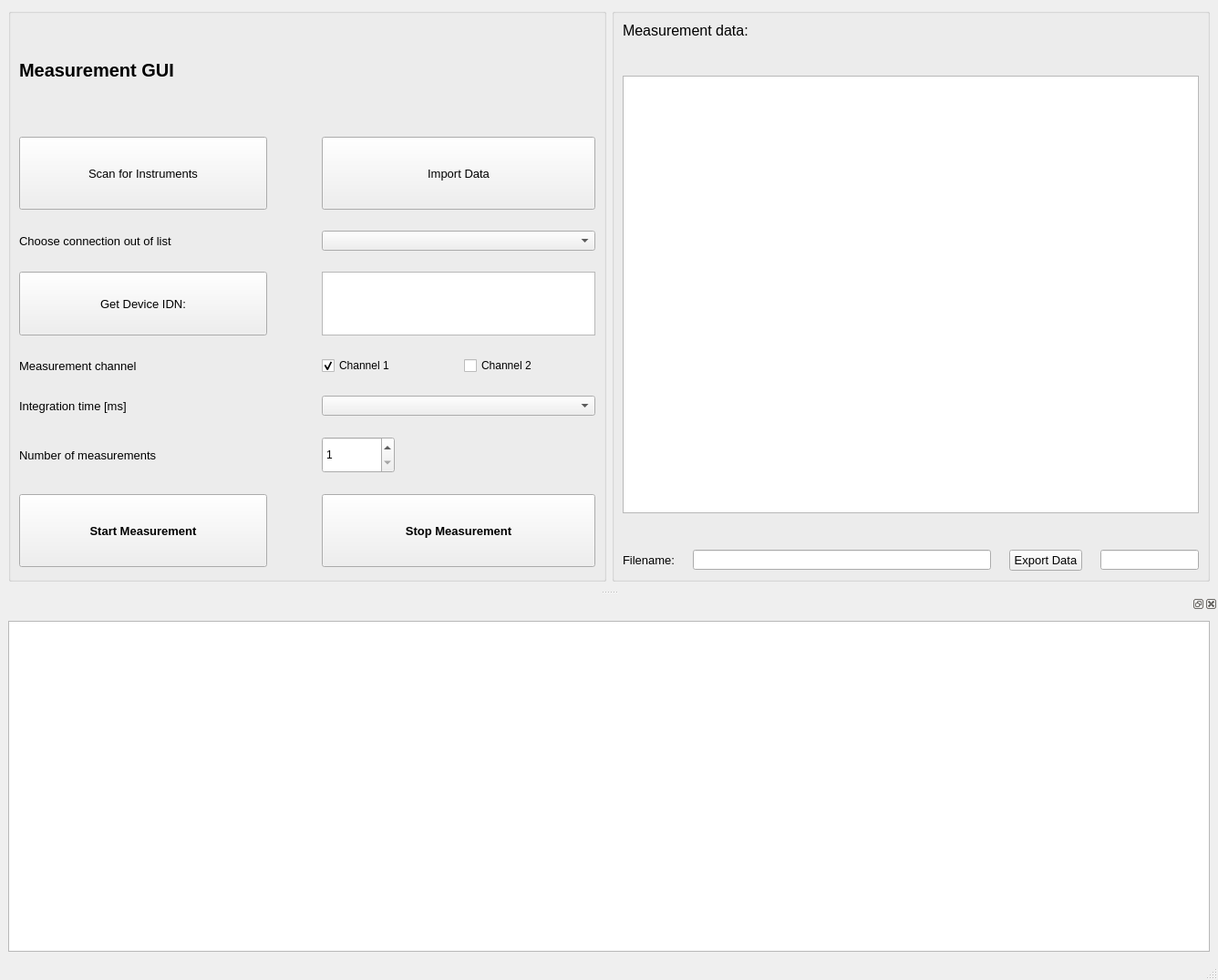
<?xml version="1.0" encoding="UTF-8"?>
<ui version="4.0">
 <class>MainWindow</class>
 <widget class="QMainWindow" name="MainWindow">
  <property name="geometry">
   <rect>
    <x>0</x>
    <y>0</y>
    <width>1336</width>
    <height>1075</height>
   </rect>
  </property>
  <property name="windowTitle">
   <string>MainWindow</string>
  </property>
  <widget class="QWidget" name="centralwidget">
   <layout class="QGridLayout" name="gridLayout_6">
    <item row="0" column="0">
     <widget class="QGroupBox" name="groupBox">
      <property name="title">
       <string/>
      </property>
      <property name="flat">
       <bool>false</bool>
      </property>
      <layout class="QGridLayout" name="gridLayout_2" rowstretch="0,1,0,0,0,0,0,1">
       <property name="horizontalSpacing">
        <number>60</number>
       </property>
       <property name="verticalSpacing">
        <number>20</number>
       </property>
       <item row="0" column="0">
        <widget class="QLabel" name="label">
         <property name="minimumSize">
          <size>
           <width>0</width>
           <height>80</height>
          </size>
         </property>
         <property name="maximumSize">
          <size>
           <width>300</width>
           <height>100</height>
          </size>
         </property>
         <property name="font">
          <font>
           <pointsize>15</pointsize>
           <weight>75</weight>
           <bold>true</bold>
          </font>
         </property>
         <property name="text">
          <string>Measurement GUI</string>
         </property>
        </widget>
       </item>
       <item row="1" column="0">
        <widget class="QPushButton" name="scan_instruments_button">
         <property name="maximumSize">
          <size>
           <width>300</width>
           <height>80</height>
          </size>
         </property>
         <property name="font">
          <font>
           <pointsize>10</pointsize>
           <weight>50</weight>
           <bold>false</bold>
          </font>
         </property>
         <property name="text">
          <string>Scan for Instruments</string>
         </property>
        </widget>
       </item>
       <item row="1" column="1">
        <widget class="QPushButton" name="import_data_button">
         <property name="maximumSize">
          <size>
           <width>300</width>
           <height>80</height>
          </size>
         </property>
         <property name="font">
          <font>
           <pointsize>10</pointsize>
           <weight>50</weight>
           <bold>false</bold>
          </font>
         </property>
         <property name="text">
          <string>Import Data</string>
         </property>
        </widget>
       </item>
       <item row="2" column="0">
        <widget class="QLabel" name="label_2">
         <property name="font">
          <font>
           <pointsize>10</pointsize>
          </font>
         </property>
         <property name="text">
          <string>Choose connection out of list</string>
         </property>
        </widget>
       </item>
       <item row="2" column="1">
        <widget class="QComboBox" name="instruments_comboBox">
         <property name="maximumSize">
          <size>
           <width>300</width>
           <height>16777215</height>
          </size>
         </property>
         <property name="insertPolicy">
          <enum>QComboBox::InsertAtBottom</enum>
         </property>
        </widget>
       </item>
       <item row="3" column="0">
        <widget class="QPushButton" name="idn_button">
         <property name="maximumSize">
          <size>
           <width>300</width>
           <height>80</height>
          </size>
         </property>
         <property name="font">
          <font>
           <pointsize>10</pointsize>
          </font>
         </property>
         <property name="text">
          <string>Get Device IDN:</string>
         </property>
        </widget>
       </item>
       <item row="3" column="1">
        <widget class="QTextEdit" name="idn_textBox">
         <property name="minimumSize">
          <size>
           <width>211</width>
           <height>40</height>
          </size>
         </property>
         <property name="maximumSize">
          <size>
           <width>300</width>
           <height>70</height>
          </size>
         </property>
        </widget>
       </item>
       <item row="4" column="0">
        <widget class="QLabel" name="label_3">
         <property name="font">
          <font>
           <pointsize>10</pointsize>
          </font>
         </property>
         <property name="text">
          <string>Measurement channel</string>
         </property>
        </widget>
       </item>
       <item row="4" column="1">
        <layout class="QGridLayout" name="gridLayout_5">
         <property name="sizeConstraint">
          <enum>QLayout::SetMaximumSize</enum>
         </property>
         <property name="spacing">
          <number>12</number>
         </property>
         <item row="0" column="1">
          <widget class="QCheckBox" name="channel_2_checkBox">
           <property name="text">
            <string>Channel 2</string>
           </property>
          </widget>
         </item>
         <item row="0" column="0">
          <widget class="QCheckBox" name="channel_1_checkBox">
           <property name="text">
            <string>Channel 1</string>
           </property>
           <property name="checked">
            <bool>true</bool>
           </property>
          </widget>
         </item>
        </layout>
       </item>
       <item row="5" column="0">
        <widget class="QLabel" name="label_4">
         <property name="font">
          <font>
           <pointsize>10</pointsize>
          </font>
         </property>
         <property name="text">
          <string>Integration time [ms]</string>
         </property>
        </widget>
       </item>
       <item row="5" column="1">
        <widget class="QComboBox" name="integration_time_comboBox">
         <property name="maximumSize">
          <size>
           <width>300</width>
           <height>16777215</height>
          </size>
         </property>
         <property name="currentIndex">
          <number>-1</number>
         </property>
        </widget>
       </item>
       <item row="6" column="0">
        <widget class="QLabel" name="label_5">
         <property name="font">
          <font>
           <pointsize>10</pointsize>
          </font>
         </property>
         <property name="text">
          <string>Number of measurements</string>
         </property>
        </widget>
       </item>
       <item row="6" column="1">
        <widget class="QSpinBox" name="nr_of_measurements_spinBox">
         <property name="maximumSize">
          <size>
           <width>80</width>
           <height>40</height>
          </size>
         </property>
         <property name="minimum">
          <number>1</number>
         </property>
         <property name="maximum">
          <number>10000</number>
         </property>
        </widget>
       </item>
       <item row="7" column="0">
        <widget class="QPushButton" name="start_measurement_button">
         <property name="maximumSize">
          <size>
           <width>300</width>
           <height>80</height>
          </size>
         </property>
         <property name="font">
          <font>
           <pointsize>10</pointsize>
           <weight>75</weight>
           <bold>true</bold>
          </font>
         </property>
         <property name="text">
          <string>Start Measurement</string>
         </property>
        </widget>
       </item>
       <item row="7" column="1">
        <widget class="QPushButton" name="stop_measurement_button">
         <property name="maximumSize">
          <size>
           <width>300</width>
           <height>80</height>
          </size>
         </property>
         <property name="font">
          <font>
           <pointsize>10</pointsize>
           <weight>75</weight>
           <bold>true</bold>
          </font>
         </property>
         <property name="text">
          <string>Stop Measurement</string>
         </property>
        </widget>
       </item>
      </layout>
     </widget>
    </item>
    <item row="0" column="1">
     <widget class="QGroupBox" name="groupBox_2">
      <property name="title">
       <string/>
      </property>
      <layout class="QGridLayout" name="gridLayout_4" rowstretch="0,1,0">
       <property name="horizontalSpacing">
        <number>20</number>
       </property>
       <property name="verticalSpacing">
        <number>40</number>
       </property>
       <item row="0" column="0">
        <widget class="QLabel" name="label_6">
         <property name="font">
          <font>
           <pointsize>12</pointsize>
          </font>
         </property>
         <property name="text">
          <string>Measurement data:</string>
         </property>
        </widget>
       </item>
       <item row="1" column="0">
        <widget class="QTableWidget" name="measurement_data_table">
         <property name="sizePolicy">
          <sizepolicy hsizetype="Expanding" vsizetype="Expanding">
           <horstretch>0</horstretch>
           <verstretch>0</verstretch>
          </sizepolicy>
         </property>
         <property name="minimumSize">
          <size>
           <width>517</width>
           <height>300</height>
          </size>
         </property>
         <property name="alternatingRowColors">
          <bool>true</bool>
         </property>
         <property name="showGrid">
          <bool>false</bool>
         </property>
         <attribute name="horizontalHeaderVisible">
          <bool>false</bool>
         </attribute>
        </widget>
       </item>
       <item row="2" column="0">
        <layout class="QGridLayout" name="gridLayout_3">
         <property name="spacing">
          <number>20</number>
         </property>
         <item row="0" column="0">
          <widget class="QLabel" name="label_7">
           <property name="font">
            <font>
             <pointsize>10</pointsize>
            </font>
           </property>
           <property name="text">
            <string>Filename:</string>
           </property>
          </widget>
         </item>
         <item row="0" column="1">
          <widget class="QLineEdit" name="filename_lineEdit"/>
         </item>
         <item row="0" column="2">
          <widget class="QPushButton" name="export_data_button">
           <property name="font">
            <font>
             <pointsize>10</pointsize>
             <weight>50</weight>
             <bold>false</bold>
            </font>
           </property>
           <property name="text">
            <string>Export Data</string>
           </property>
          </widget>
         </item>
         <item row="0" column="3">
          <widget class="QLineEdit" name="data_saved_lineEdit">
           <property name="sizePolicy">
            <sizepolicy hsizetype="Fixed" vsizetype="Fixed">
             <horstretch>101</horstretch>
             <verstretch>31</verstretch>
            </sizepolicy>
           </property>
          </widget>
         </item>
        </layout>
       </item>
      </layout>
     </widget>
    </item>
   </layout>
  </widget>
  <widget class="QMenuBar" name="menubar">
   <property name="geometry">
    <rect>
     <x>0</x>
     <y>0</y>
     <width>1336</width>
     <height>31</height>
    </rect>
   </property>
  </widget>
  <widget class="QStatusBar" name="statusbar"/>
  <widget class="QDockWidget" name="dockWidget_3">
   <property name="sizePolicy">
    <sizepolicy hsizetype="Preferred" vsizetype="Preferred">
     <horstretch>0</horstretch>
     <verstretch>0</verstretch>
    </sizepolicy>
   </property>
   <property name="minimumSize">
    <size>
     <width>133</width>
     <height>400</height>
    </size>
   </property>
   <attribute name="dockWidgetArea">
    <number>8</number>
   </attribute>
   <widget class="QWidget" name="dockWidgetContents_4">
    <layout class="QGridLayout" name="gridLayout">
     <item row="0" column="0">
      <widget class="PlotWidget" name="plot_widget"/>
     </item>
    </layout>
   </widget>
  </widget>
 </widget>
 <customwidgets>
  <customwidget>
   <class>PlotWidget</class>
   <extends>QGraphicsView</extends>
   <header>pyqtgraph</header>
  </customwidget>
 </customwidgets>
 <resources/>
 <connections/>
</ui>
